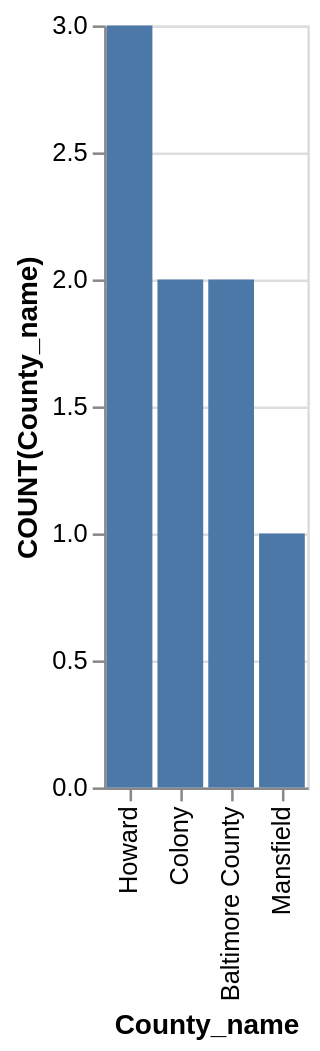

The Vega-Lite source for this figure:
### Vega-Lite specification from a JSON file in a GitHub repository (floating-point values rounded to 4 significant figures)
{"data": {"values": [{"x_data": "Howard", "y_data": 3}, {"x_data": "Colony", "y_data": 2}, {"x_data": "Baltimore County", "y_data": 2}, {"x_data": "Mansfield", "y_data": 1}]}, "mark": "bar", "encoding": {"x": {"field": "x_data", "type": "nominal", "title": "County_name", "sort": {"op": "sum", "field": "y_data", "order": "descending"}}, "y": {"field": "y_data", "type": "quantitative", "title": "COUNT(County_name)"}}}
